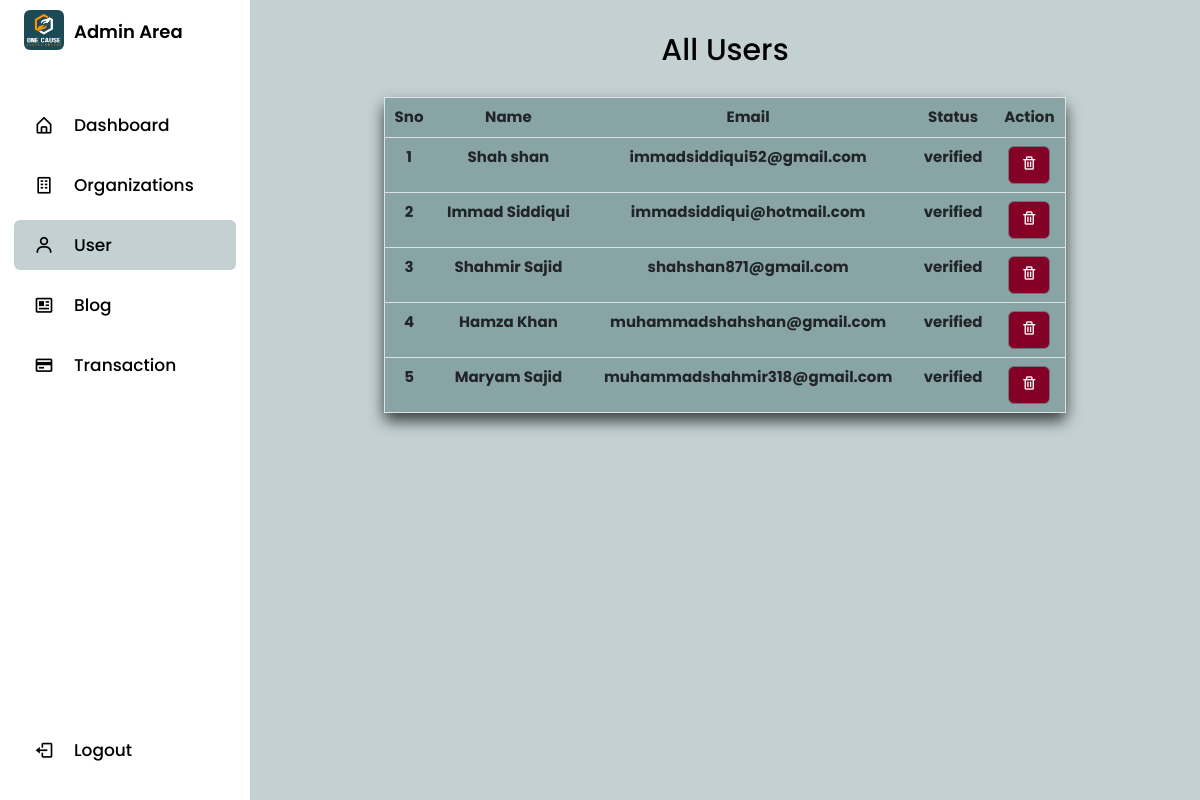
Screenshot of /admin/user.php with the database file from the repository.
### tables this page shows
CREATE TABLE `usertable` (
  `id` int(11) NOT NULL,
  `name` varchar(255) NOT NULL,
  `email` varchar(255) NOT NULL,
  `password` varchar(255) NOT NULL,
  `code` mediumint(50) NOT NULL,
  `status` text NOT NULL
);

### admin/user.php (the view, shortened to what this page needs)
<?php
include('slidebar.php');
?>
<section class="home">
<p class="text p-2 text-center"> All Users</p>
<div class="user_con">
<?php
    $sql =" SELECT * from usertable";
    $result = $conn->query($sql);
    $sno=1;
    if($result -> num_rows >0){
    ?>
    <table class="table"  >
        <thead>
        <tr>
            <th scope='col'> Sno</th>
            <th scope='col'> Name</th>
            <th scope='col'> Email</th>
            <th scope='col'> Status</th>
            <th scope='col'> Action</th>
        </tr>
        </thead>
        <tbody>
            <?php while($row = $result ->fetch_assoc()){
            echo '<tr>';
            echo '<th scope="row">'.$sno++.'</th>';
            echo '<th scope="row">'.$row['name'].'</th>';
            echo '<th scope="row">'.$row['email'].'</th>';
            echo '<th scope="row">'.$row['status'].'</th>';
            echo '<td>';
            echo '<form action="" method="POST" class="d-inline">
                <input type="hidden" name="id" value='.$row["id"].'>
                <button
                type="submit"
                class="btn btn-secondary "
                name="delete"
                value="Delete"
                onclick="return confirm(\'Are you sure?\');"
                style="background-color:#850027;">
                <i class="bx bx-trash icon"></i>
                </button>
                </form>';
    } ?>
    </tbody>
    </table>
<?php } else {
    echo '<div class="text-center" style="margin-top:50px; font-size: 20px"><b>0 results</b></div>';
}
?>
</div>
</section>

### admin/style8.css (style rules this page uses)
* { margin: 0; padding: 0; box-sizing: border-box; font-family: 'Poppins', sans-serif; }
:root { --body-color: #C4D1D3; --sidebar-color: #FFF; --primary-color: #1B4A56; --primary-color-light: #F6F5FF; --toggle-color: #DDD; --text-color: #707070; --tran-03: all 0.2s ease; --tran-03: all 0.3s ease; --tran-04: all 0.3s ease; --tran-05: all 0.3s ease; }
body { background-color: var(--body-color); transition: var(--tran-05); }
html { background-color: var(--body-color); }
.home { position: absolute; top: 0; top: 0; left: 250px; width: calc(100% - 250px); background-color: var(--body-color); transition: var(--tran-05); padding: 20px; }
.home .text { font-size: 30px; font-weight: 500; color: var(--text-color); padding: 12px 60px; }
:root { --panel-color: #FFF; --text-color: #000; --black-light-color: #707070; --border-color: #e6e5e5; --toggle-color: #DDD; --box1-color: #faaa34; --box2-color: #faaa34; --box3-color: hsl(36, 95%, 59%); --title-icon-color: #fff; --tran-05: all 0.5s ease; --tran-03: all 0.3s ease; --tran-03: all 0.2s ease; }
.org_con, .user_con, .blog_con { width: 75%; margin: auto; }
.table { border-radius: 5px; border: 1px solid white; width: 80%; margin: auto; background-color: #88A4A4; text-align:center; font-size: 15px; box-shadow: 0px 8px 15px rgba(0, 0, 0, 0.7); }

### rows the page displays
usertable: name "Shah shan", email "immadsiddiqui52@gmail.com", status "verified"
usertable: name "Immad Siddiqui", email "immadsiddiqui@hotmail.com", status "verified"
usertable: name "Shahmir Sajid", email "shahshan871@gmail.com", status "verified"
usertable: name "Hamza Khan", email "muhammadshahshan@gmail.com", status "verified"
usertable: name "Maryam Sajid", email "muhammadshahmir318@gmail.com", status "verified"
